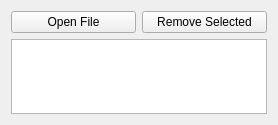
<?xml version="1.0" encoding="UTF-8"?>
<ui version="4.0">
 <class>ArgFileForm</class>
 <widget class="QWidget" name="ArgFileForm">
  <property name="windowTitle">
   <string>Form</string>
  </property>
  <layout class="QVBoxLayout" name="verticalLayout_2">
   <item>
    <layout class="QHBoxLayout" name="horizontalLayout">
     <item>
      <widget class="QPushButton" name="pushButton">
       <property name="text">
        <string>Open File</string>
       </property>
      </widget>
     </item>
     <item>
      <widget class="QPushButton" name="pushButtonRemoveSelected">
       <property name="text">
        <string>Remove Selected</string>
       </property>
      </widget>
     </item>
    </layout>
   </item>
   <item>
    <widget class="QListWidget" name="listWidget">
     <property name="sizePolicy">
      <sizepolicy hsizetype="MinimumExpanding" vsizetype="MinimumExpanding">
       <horstretch>0</horstretch>
       <verstretch>0</verstretch>
      </sizepolicy>
     </property>
     <property name="maximumSize">
      <size>
       <width>16777215</width>
       <height>75</height>
      </size>
     </property>
     <property name="selectionMode">
      <enum>QAbstractItemView::MultiSelection</enum>
     </property>
    </widget>
   </item>
  </layout>
 </widget>
 <resources/>
 <connections>
  <connection>
   <sender>pushButton</sender>
   <signal>clicked()</signal>
   <receiver>ArgFileForm</receiver>
   <slot>fileButtonPressed()</slot>
   <hints>
    <hint type="sourcelabel">
     <x>75</x>
     <y>42</y>
    </hint>
    <hint type="destinationlabel">
     <x>63</x>
     <y>79</y>
    </hint>
   </hints>
  </connection>
  <connection>
   <sender>pushButtonRemoveSelected</sender>
   <signal>clicked()</signal>
   <receiver>ArgFileForm</receiver>
   <slot>RemoveSelected()</slot>
   <hints>
    <hint type="sourcelabel">
     <x>100</x>
     <y>66</y>
    </hint>
    <hint type="destinationlabel">
     <x>119</x>
     <y>94</y>
    </hint>
   </hints>
  </connection>
 </connections>
 <slots>
  <slot>fileButtonPressed()</slot>
  <slot>RemoveSelected()</slot>
 </slots>
</ui>
